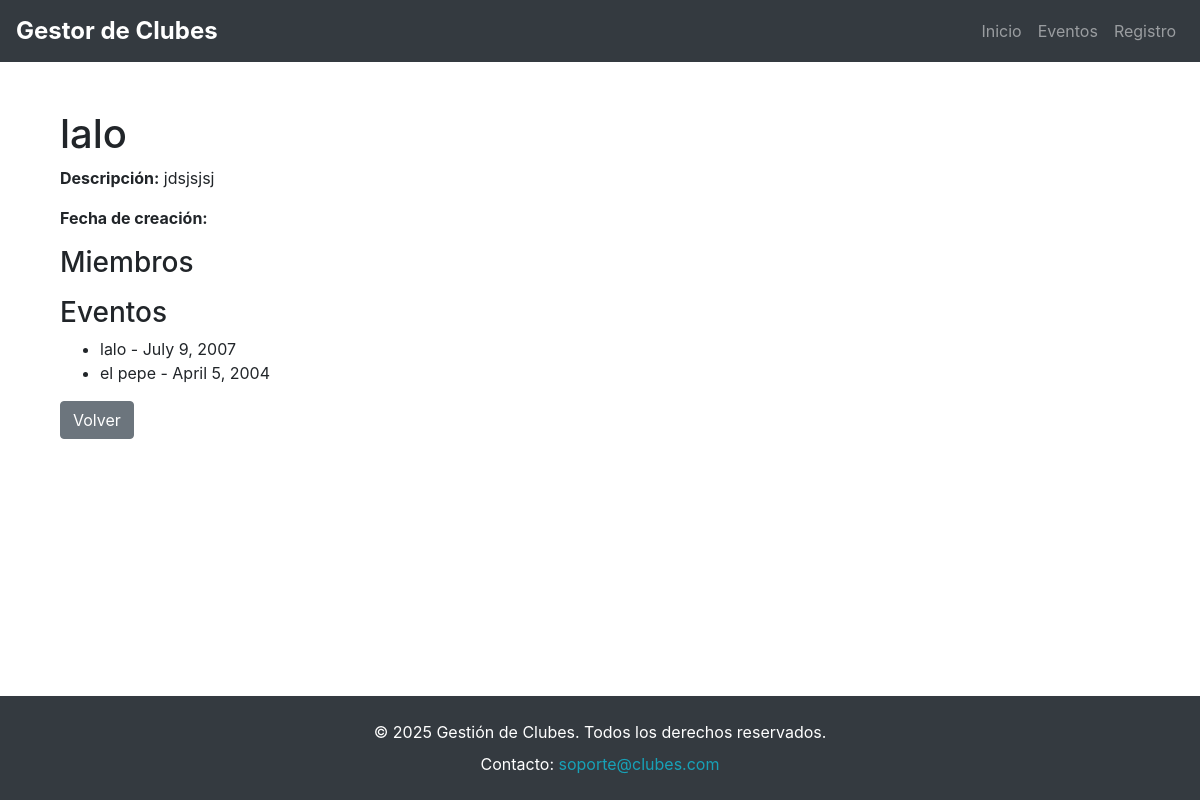
Before: /1/ with the older database file.
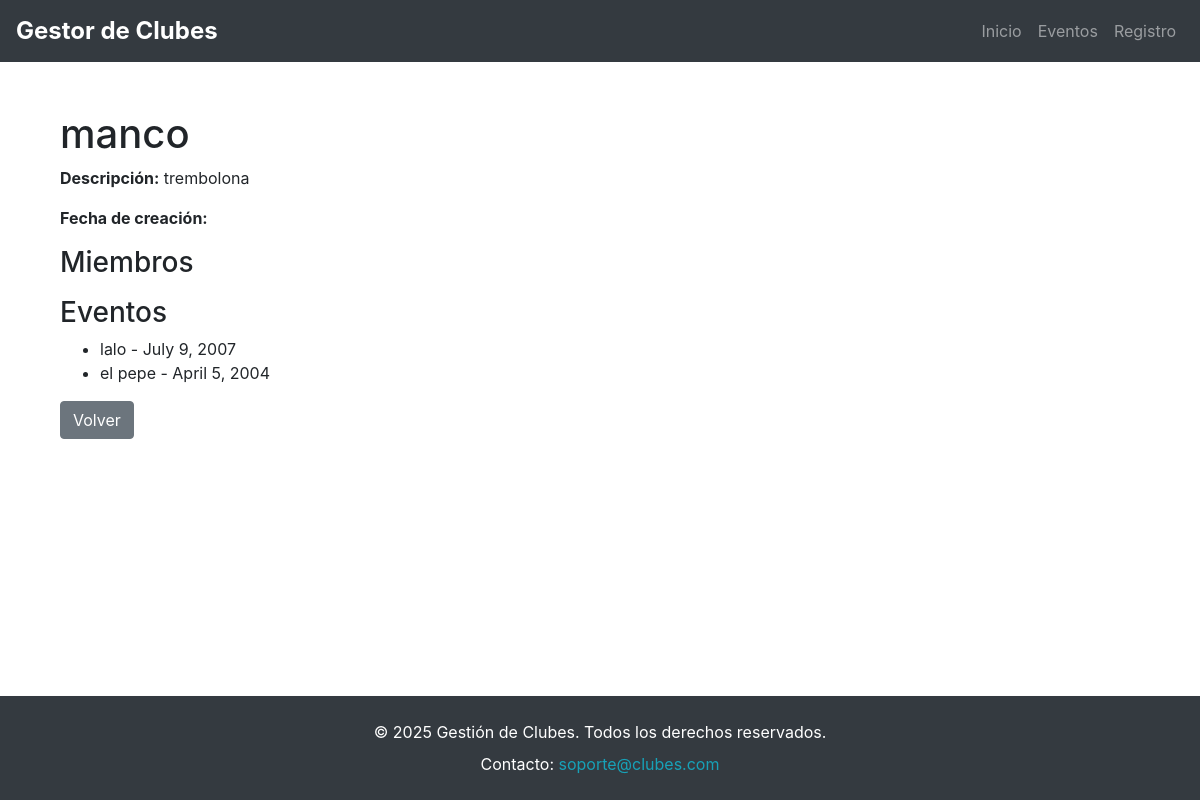
After: the same page with the newer database file.
### clubes/models.py (models this page shows)
class Club(models.Model):
    CATEGORIAS = (
        ('academico', 'Académico'),
        ('deportivo', 'Deportivo'),
        ('cultural', 'Cultural'),
    )
    nombre = models.CharField(max_length=100)
    descripcion = models.TextField()
    categoria = models.CharField(max_length=20, choices=CATEGORIAS)
    lider = models.ForeignKey(Usuario, on_delete=models.CASCADE)

### clubes/views.py (the view)
# urls.py: path('<int:club_id>/', views.detalle_club, name='detalle_club'),  # Detalles del club
def detalle_club(request, club_id):
    club = get_object_or_404(Club, id=club_id)
    miembros = MiembroClub.objects.filter(club=club)
    eventos = Evento.objects.filter(club=club)  # Filtrar eventos por el club
    return render(request, 'clubes/detalle_club.html', {'club': club, 'miembros': miembros, 'eventos': eventos})

### templates/clubes/detalle_club.html (shortened to what this page needs)
{% extends 'base.html' %}
{% block content %}
<div class="container">
    <h1>{{ club.nombre }}</h1>
    <p><strong>Descripción:</strong> {{ club.descripcion }}</p>
    <p><strong>Fecha de creación:</strong> {{ club.fecha_creacion }}</p>
    <h3>Miembros</h3>
    <h3>Eventos</h3>
    <ul>
        {% for evento in eventos %}
        <li>{{ evento.nombre }} - {{ evento.fecha }}</li>
        {% empty %}
        <li>No hay eventos disponibles para este club.</li>
        {% endfor %}
    </ul>
    <a href="{% url 'lista_clubes' %}" class="btn btn-secondary">Volver</a>
</div>
{% endblock %}

Changed rows visible on the page:
changed Club: nombre "lalo" → "manco"; descripcion "jdsjsjsj" → "trembolona"
